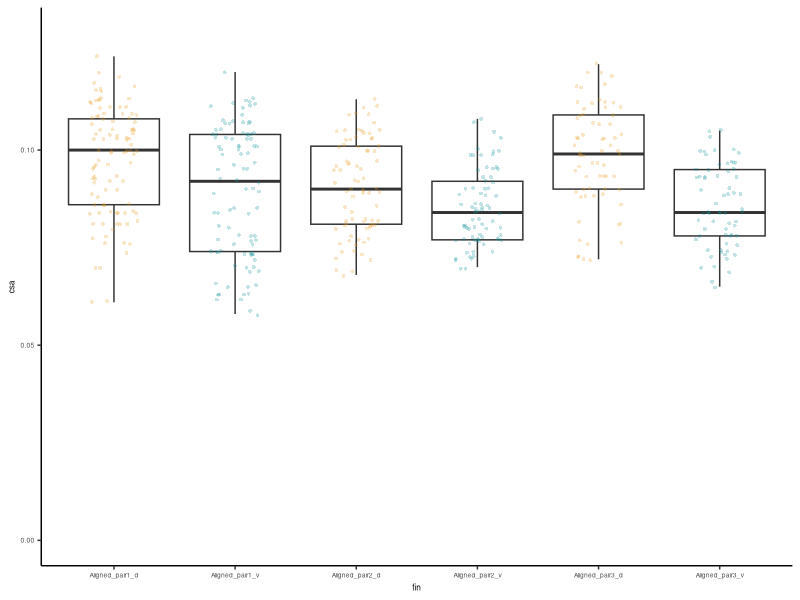
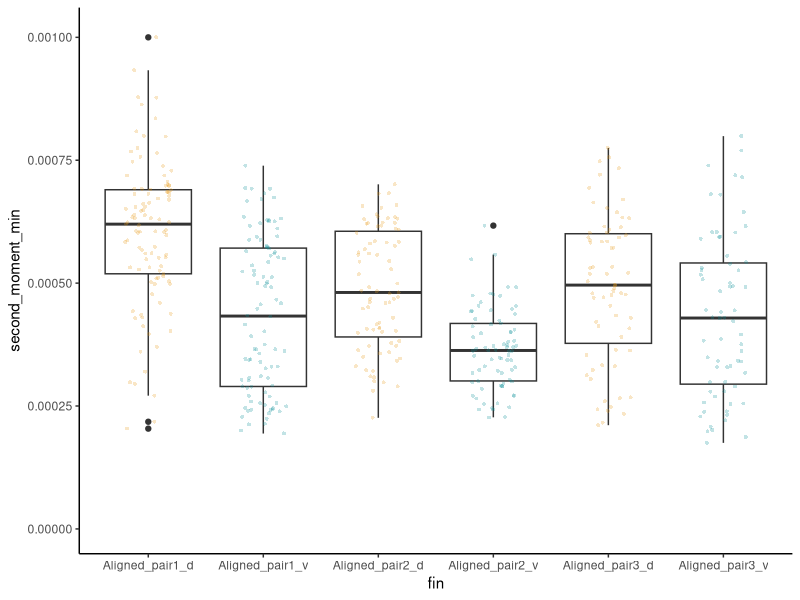

The R script that drew these images, in order: (Note: this script raises an error after producing the figures.)
# Measure and plot fin rays for Eusthenopteron CMN10926 DV comparison
# May 24 2019
# TAS


# initialize packages ####
library(ggplot2)


# load data ####
eusthenopteron_all_data <- read.delim("data/CMNH1092_measured_rays.txt") # load data

eusthenopteron_all_data <- eusthenopteron_all_data[c("Label", "Slice","CSA","Imin_._.4.","Imax_._.4.")] # readuce to variables we compare
  colnames(eusthenopteron_all_data) <- c("fin", "slice","csa","second_moment_min", "second_moment_max") # re-name columns for clarity.

  
# plot data ####
group.colors <- c(Aligned_pair1_d="#E89E1C", Aligned_pair1_v="#0D929A", # set color scheme for d vs v
                  Aligned_pair2_d="#E89E1C", Aligned_pair2_v="#0D929A",
                  Aligned_pair3_d="#E89E1C", Aligned_pair3_v="#0D929A")

# cross sectional area.
p_eust_csa <- ggplot(data=eusthenopteron_all_data, aes(x=fin, y=csa)) +
  geom_boxplot() +
  geom_jitter(shape=16, position=position_jitter(0.2), size=1, alpha=0.25, aes(color=fin)) +
  scale_color_manual(values = group.colors) +
  ylim(0,0.13) +
  theme_classic() +
  theme(legend.position="none", text=element_text(size=6))

ggsave("../output_figures/CMNH10926_csa.pdf", plot=p_eust_csa,  width=5, height=5, units = "cm")


# second moment of area - minimum 
p_eust_2nd_mom <- ggplot(data=eusthenopteron_all_data, aes(x=fin, y=second_moment_min))  +
  geom_boxplot() +
  geom_jitter(shape=16, position=position_jitter(0.2), size=1, alpha=0.25, aes(color=fin)) +
  theme_classic() +
  ylim(0,0.00101) +
  theme(legend.position="none") +
  scale_color_manual(values = group.colors)

ggsave("../output_figures/CMNH10926_csa_mom.pdf", plot=p_eust_2nd_mom,  width=6, height=5, units = "cm")


# second moment of area - max # I think not going to use. In this spp., it corresponds to the AP axis of the fin. 
  # ggplot(data=eusthenopteron_all_data, aes(x=fin, y=second_moment_max))  + geom_boxplot() + geom_jitter(shape=16, position=position_jitter(0.2), size=1, alpha=0.3) + ylim(0,0.0011)

# analyzing eusthenopteron rays ####
eusth_d1 <- eusthenopteron_all_data[eusthenopteron_all_data$fin=="Aligned_pair1_d",]
eusth_v1 <- eusthenopteron_all_data[eusthenopteron_all_data$fin=="Aligned_pair1_v",]
eusth_d2 <- eusthenopteron_all_data[eusthenopteron_all_data$fin=="Aligned_pair2_d",]
eusth_v2 <- eusthenopteron_all_data[eusthenopteron_all_data$fin=="Aligned_pair2_v",]
eusth_d3 <- eusthenopteron_all_data[eusthenopteron_all_data$fin=="Aligned_pair3_d",]
eusth_v3 <- eusthenopteron_all_data[eusthenopteron_all_data$fin=="Aligned_pair3_v",]

# comparing area - for figure
#pair1_fold_diff_area = (mean(eusth_d1$csa) - mean(eusth_v1$csa)) / mean(eusth_d1$csa) 
#pair2_fold_diff_area = (mean(eusth_d2$csa) - mean(eusth_v2$csa)) / mean(eusth_d2$csa)
#pair3_fold_diff_area = (mean(eusth_d3$csa) - mean(eusth_v3$csa)) / mean(eusth_d3$csa)
(mean(eusth_d1$csa)/mean(eusth_v1$csa) +
  mean(eusth_d2$csa)/mean(eusth_v2$csa) +
  mean(eusth_d3$csa)/mean(eusth_v3$csa) ) /3

# comparing moment of area, minimum - for figure
#pair1_fold_diff_2nd_minor = (mean(eusth_d1$second_moment_min) - mean(eusth_v1$second_moment_min)) / mean(eusth_d1$second_moment_min) 
#pair2_fold_diff_2nd_minor = (mean(eusth_d2$second_moment_min) - mean(eusth_v2$second_moment_min)) / mean(eusth_d2$second_moment_min)
#pair3_fold_diff_2nd_minor = (mean(eusth_d3$second_moment_min) - mean(eusth_v3$second_moment_min)) / mean(eusth_d3$second_moment_min)
(mean(eusth_d1$second_moment_min)/mean(eusth_v1$second_moment_min) +
  mean(eusth_d2$second_moment_min)/mean(eusth_v2$second_moment_min) +
  mean(eusth_d3$second_moment_min)/mean(eusth_v3$second_moment_min)) /3

# statistics  
# test if  data are normally distributed.
shapiro.test(eusth_d1$csa)
shapiro.test(eusth_d2$csa)
shapiro.test(eusth_d3$csa)
shapiro.test(eusth_v1$csa)
shapiro.test(eusth_v2$csa)
shapiro.test(eusth_v3$csa) # greater than 0.05 = normal
shapiro.test(eusth_d1$second_moment_min) # greater than 0.05= normal
shapiro.test(eusth_d2$second_moment_min)
shapiro.test(eusth_d3$second_moment_min) # greater than 0.05= normal
shapiro.test(eusth_v1$second_moment_min)
shapiro.test(eusth_v2$second_moment_min) # greater than 0.05 = normal
shapiro.test(eusth_v3$second_moment_min)

# Interpreting the output: p-values < 0.05 imply that the distribution of the data are significantly different from normal distribution. In other words, we can assume that they are not-normal.
  # Therefore, it is more appropriate to run the Mann-Whitney-Wilcoxon Test, which allows us to testwhether the population distributions are identical without assuming them to follow the normal distribution.


#  table of these results
d1_vs_v1_csa <- as.vector(c("Eusthenopteron", "CMNH10926", "d1_vs_v1", "csa", wilcox.test(eusth_d1$csa, eusth_v1$csa)$statistic, wilcox.test(eusth_d1$csa, eusth_v1$csa)$p.value))
d2_vs_v2_csa <- as.vector(c("Eusthenopteron", "CMNH10926", "d2_vs_v3", "csa", wilcox.test(eusth_d2$csa, eusth_v2$csa)$statistic, wilcox.test(eusth_d2$csa, eusth_v2$csa)$p.value))
d3_vs_v3_csa <- as.vector(c("Eusthenopteron", "CMNH10926", "d2_vs_v3", "csa", wilcox.test(eusth_d3$csa, eusth_v3$csa)$statistic, wilcox.test(eusth_d3$csa, eusth_v3$csa)$p.value))
d1_vs_v1_mom <- as.vector(c("Eusthenopteron", "CMNH10926", "d1_vs_v1", "second_moment", wilcox.test(eusth_d1$second_moment_min, eusth_v1$second_moment_min)$statistic, wilcox.test(eusth_d1$second_moment_min, eusth_v1$second_moment_min)$p.value))
d2_vs_v2_mom <- as.vector(c("Eusthenopteron", "CMNH10926", "d2_vs_v3", "second_moment", wilcox.test(eusth_d2$second_moment_min, eusth_v2$second_moment_min)$statistic, wilcox.test(eusth_d2$second_moment_min, eusth_v2$second_moment_min)$p.value))
d3_vs_v3_mom <- as.vector(c("Eusthenopteron", "CMNH10926", "d2_vs_v3", "second_moment", wilcox.test(eusth_d3$second_moment_min, eusth_v3$second_moment_min)$statistic, wilcox.test(eusth_d3$second_moment_min, eusth_v3$second_moment_min)$p.value))

suppl_table <- rbind(d1_vs_v1_csa, d2_vs_v2_csa, d3_vs_v3_csa,
                     d1_vs_v1_mom, d2_vs_v2_mom, d3_vs_v3_mom)
  colnames(suppl_table) <- c("species", "specimen","rays_compared", "comparison", "W", "p-value")
  
write.table(suppl_table,"output_files/tetrapodomorph_dv_wilcox_test.txt",
              row.names = FALSE,
              quote=FALSE)

# Brief summary: All comparisons have =/= means to p<0.05. D=/=V in Eusthenopteron